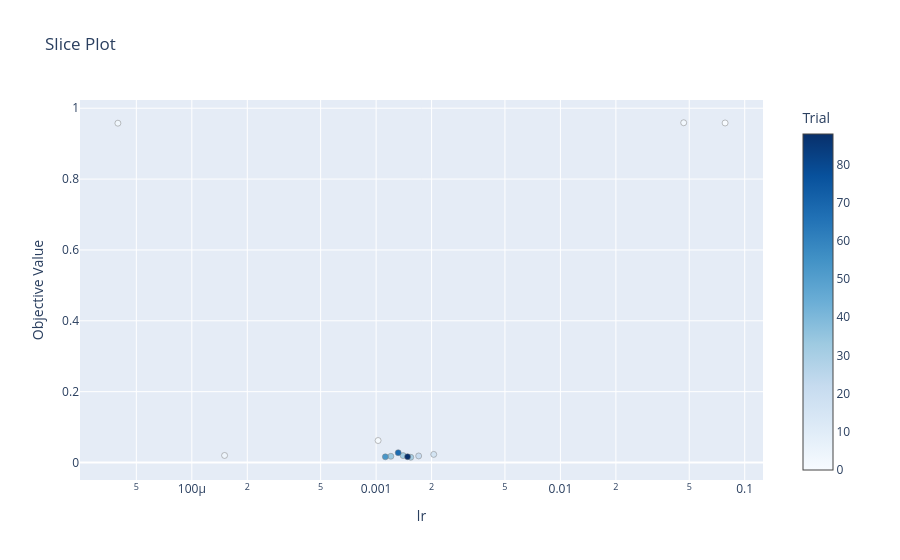

Notebook code for this chart:
### Code cell
optuna.visualization.plot_slice(study, params = ['lr']).show()

### Figure 1 — Plotly figure (JSON) as saved in the notebook; plotly's stock layout.template omitted (floating-point values rounded to 4 significant figures)
{"data": [{"marker": {"color": [0, 1, 2, 3, 4, 16, 21, 31, 32, 33, 53, 68, 88], "colorbar": {"title": {"text": "Trial"}, "x": 1, "xpad": 40}, "colorscale": [[0, "rgb(247,251,255)"], [0.125, "rgb(222,235,247)"], [0.25, "rgb(198,219,239)"], [0.375, "rgb(158,202,225)"], [0.5, "rgb(107,174,214)"], [0.625, "rgb(66,146,198)"], [0.75, "rgb(33,113,181)"], [0.875, "rgb(8,81,156)"], [1, "rgb(8,48,107)"]], "line": {"color": "Grey", "width": 0.5}}, "mode": "markers", "name": "Feasible Trial", "showlegend": false, "type": "scatter", "x": [0.07827, 0.001025, 0.04666, 3.971e-05, 0.0001506, 0.002054, 0.001702, 0.001542, 0.001402, 0.001202, 0.001122, 0.001318, 0.001482], "y": [0.9584, 0.0621, 0.959, 0.9577, 0.01995, 0.02298, 0.01857, 0.01491, 0.0196, 0.01768, 0.0161, 0.02775, 0.01647]}], "layout": {"title": {"text": "Slice Plot"}, "xaxis": {"title": {"text": "lr"}, "type": "log"}, "yaxis": {"title": {"text": "Objective Value"}}}}
